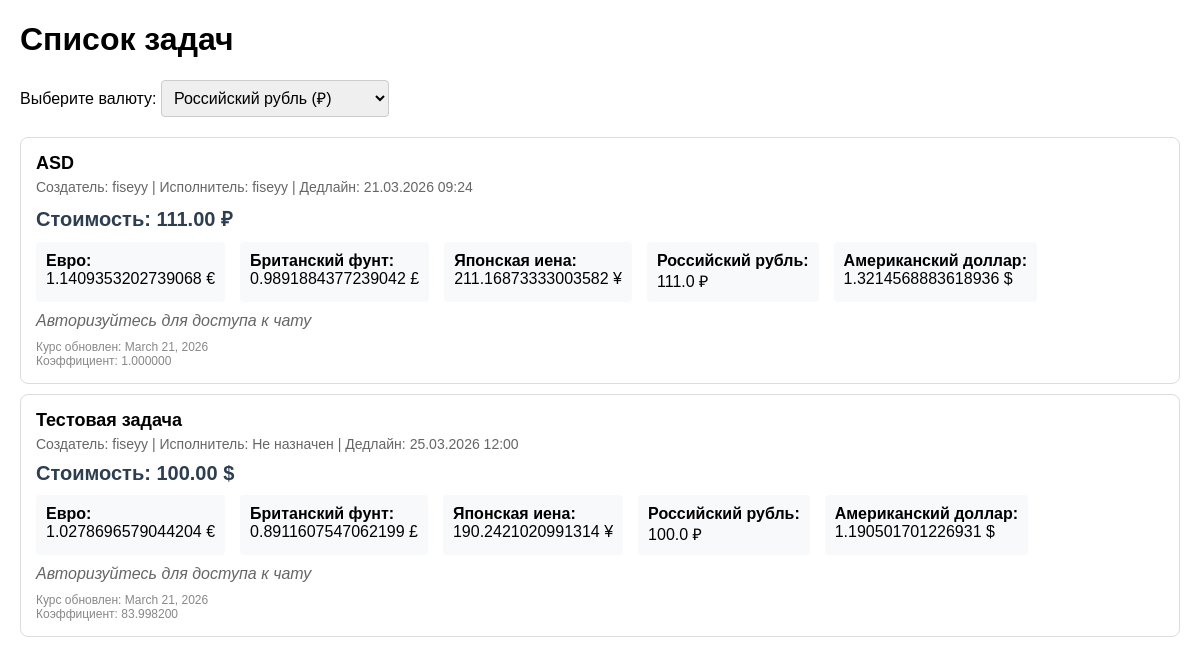
Page /tasks/ on the earlier database version.
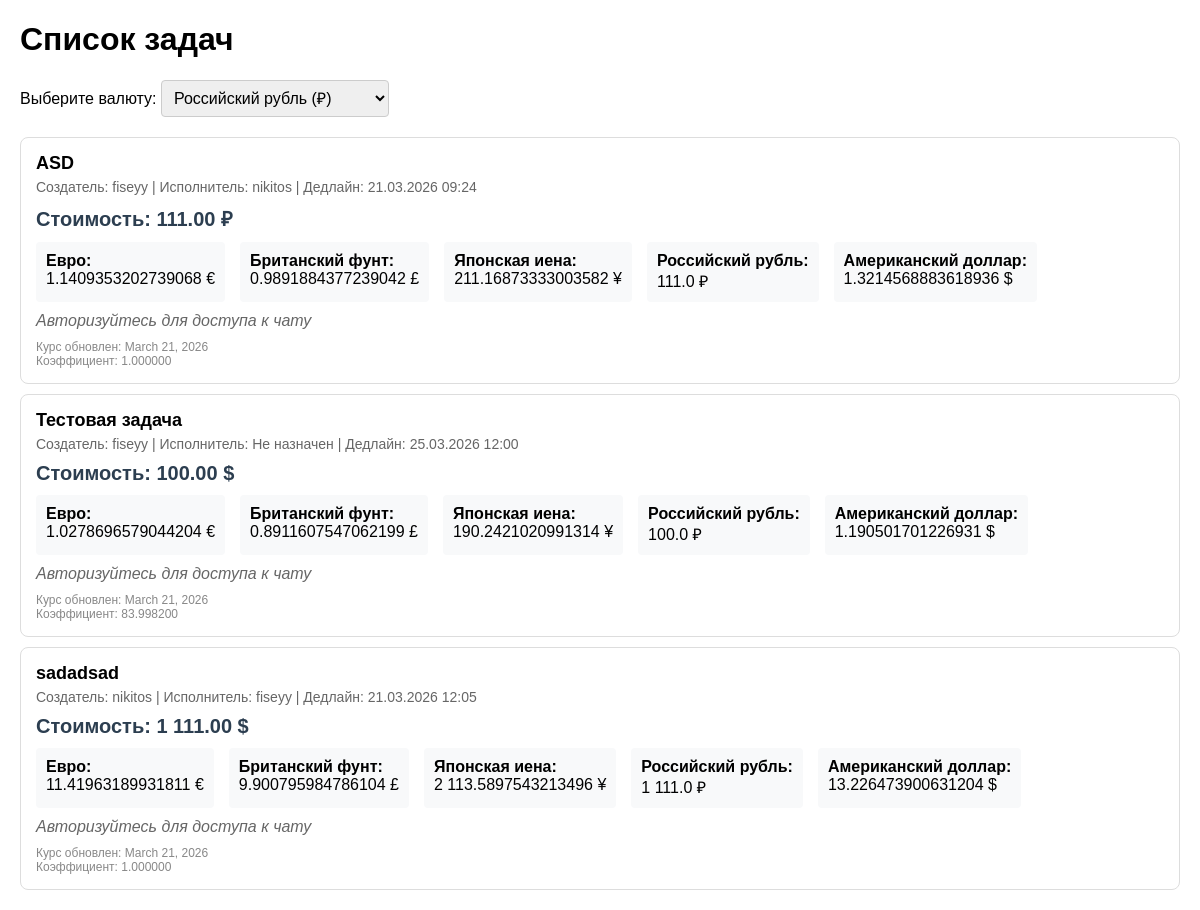
Same page on the later database version.
### myapp/models.py (models this page shows, shortened)
class FreelanceTask(models.Model):
    creator = models.ForeignKey(User, on_delete=models.CASCADE, related_name='created_tasks')
    executor = models.ForeignKey(User, on_delete=models.SET_NULL, null=True, blank=True, related_name='executed_tasks')
    title = models.CharField(max_length=200)
    description = models.TextField()
    deadline = models.DateTimeField()
    currency = models.ForeignKey(Currency, on_delete=models.PROTECT, default=1)  # Валюта задачи (USD, EUR, RUB)
    cost = models.DecimalField(max_digits=12, decimal_places=2)  # Стоимость в указанной валюте
    currency_rate_date = models.DateField(null=True, blank=True)  # Дата последнего обновления курса
    currency_rate = models.DecimalField(max_digits=10, decimal_places=6, default=1.0)  # Коэффициент пересчета (1 USD = 90 RUB)

class User(AbstractUser):
    ROLE_CHOICES = [
        ('student', 'Студент'),
        ('employer', 'Работодатель'),
    ]
    role = models.CharField(max_length=10, choices=ROLE_CHOICES)
    university = models.CharField(max_length=100, blank=True)
    class Meta:
        swappable = 'AUTH_USER_MODEL'

class Currency(models.Model):
    code = models.CharField(max_length=3, unique=True)  # Код валюты по ISO 4217 (USD, EUR, RUB)
    name = models.CharField(max_length=50)  # Полное название валюты (Доллар США, Евро, Российский рубль)
    symbol = models.CharField(max_length=5)  # Символ валюты ($, €, ₽)
    rate = models.DecimalField(max_digits=10, decimal_places=6, default=1.0)  # Текущий курс к базовой валюте
    rate_date = models.DateField(null=True, blank=True)  # Дата последнего обновления курса

### myapp/views.py (the view)
# urls.py: path('tasks/', views.task_list, name='task_list'),
def task_list(request):
    selected_currency = request.GET.get('currency', 'RUB')
    tasks = FreelanceTask.objects.select_related('creator', 'executor', 'currency').all()
    currencies = Currency.objects.all().order_by('code')
    context = {
        'tasks': tasks,
        'currencies': currencies,
        'selected_currency': selected_currency,
    }
    return render(request, 'examples/task_list.html', context)

### myapp/currency_service.py (called while the page is built)
    def format_currency(self, amount, currency_code):
        try:
            currency = Currency.objects.get(code=currency_code)
            return f"{amount:,} {currency.symbol}".replace(',', ' ')
        except Currency.DoesNotExist:
            return f"{amount:,} {currency_code}".replace(',', ' ')

### myapp/templatetags/currency_tags.py (called while the page is built)
@register.filter
def format_currency(amount, currency_code):
    service = CurrencyService()
    return service.format_currency(amount, currency_code)

@register.filter
def convert_to_currency(task, target_currency):
    service = CurrencyService()
    if hasattr(task, 'cost'):
        cost_rub = service.get_task_cost_in_base_currency(task)
    else:
        cost_rub = float(task)
    try:
        from myapp.models import Currency
        target_curr = Currency.objects.get(code=target_currency)
        converted_amount = cost_rub / float(target_curr.rate)
        return service.format_currency(converted_amount, target_currency)
    except Currency.DoesNotExist:
        return f"{cost_rub:,} {target_currency}".replace(',', ' ')

### myapp/templates/examples/task_list.html (shortened to what this page needs)
{% load currency_tags %}
<!DOCTYPE html>
<html lang="ru">
<head>
</head>
<body>
    <h1>Список задач</h1>
    <div class="currency-selector">
        <label for="currency-select">Выберите валюту:</label>
        <select id="currency-select" onchange="updateCurrency()">
            {% for currency in currencies %}
                <option value="{{ currency.code }}" {% if currency.code == selected_currency %}selected{% endif %}>
                    {{ currency.name }} ({{ currency.symbol }})
                </option>
            {% endfor %}
        </select>
    </div>
    <div id="tasks-container">
        {% for task in tasks %}
        <div class="task-card">
            <div class="task-title">{{ task.title }}</div>
            <div class="task-meta">
                Создатель: {{ task.creator.username }} |
                Исполнитель: {% if task.executor %}{{ task.executor.username }}{% else %}Не назначен{% endif %} |
                Дедлайн: {{ task.deadline|date:"d.m.Y H:i" }}
            </div>
            <div class="task-cost">
                Стоимость: {{ task.cost|format_currency:task.currency.code }}
            </div>
            <div class="cost-comparison">
                {% for currency in currencies %}
                <div class="cost-item">
                    <strong>{{ currency.name }}:</strong><br>
                    <span id="cost-{{ task.id }}-{{ currency.code }}">
                        {{ task.cost|convert_to_currency:currency.code }}
                    </span>
                </div>
                {% endfor %}
            </div>
            <div style="margin-top: 10px;">
                {% if user.is_authenticated %}
                    {% if user == task.creator or user == task.executor %}
                        {% if task.executor %}
                            <a href="{% url 'create_task_chat' task.id %}" style="background: #007bff; color: white; padding: 8px 16px; text-decoration: none; border-radius: 4px;">
                                Перейти в чат по задаче
                            </a>
                        {% else %}
                            <span style="color: #666; font-style: italic;">Чат доступен после назначения исполнителя</span>
                        {% endif %}
                    {% else %}
                        <span style="color: #666; font-style: italic;">Чат доступен только создателю и исполнителю</span>
                    {% endif %}
                {% else %}
                    <span style="color: #666; font-style: italic;">Авторизуйтесь для доступа к чату</span>
                {% endif %}
            </div>
            <div style="margin-top: 10px; font-size: 12px; color: #888;">
                Курс обновлен: {{ task.currency_rate_date|default:"-" }}<br>
                Коэффициент: {{ task.currency_rate }}
            </div>
        </div>
        {% endfor %}
    </div>
</body>
</html>

### myapp/templates/examples/task_list.html (style rules this page uses)
body { font-family: Arial, sans-serif; margin: 20px; }
.task-card { border: 1px solid #ddd; padding: 15px; margin: 10px 0; border-radius: 8px; }
.task-title { font-size: 18px; font-weight: bold; margin-bottom: 5px; }
.task-meta { color: #666; font-size: 14px; margin-bottom: 10px; }
.task-cost { font-size: 20px; font-weight: bold; color: #2c3e50; }
.currency-selector { margin: 20px 0; }
.currency-selector select { padding: 8px; font-size: 16px; border: 1px solid #ccc; border-radius: 4px; }
.cost-comparison { display: flex; gap: 15px; margin-top: 10px; }
.cost-item { background: #f8f9fa; padding: 10px; border-radius: 4px; }

Differences in the rows shown:
changed FreelanceTask "ASD": executor.username "fiseyy" → "nikitos"
added FreelanceTask: title "sadadsad", creator.username "nikitos", executor.username "fiseyy", deadline "21.03.2026 12:05", cost "1 111.00 $", cost|convert_to_currency "11.41963189931811 €", cost|convert_to_currency "9.900795984786104 £", cost|convert_to_currency "2 113.5897543213496 ¥", cost|convert_to_currency "1 111.0 ₽", cost|convert_to_currency "13.226473900631204 $", currency_rate_date "March 21, 2026", currency_rate "1.000000", Currency (name "Евро"), Currency (name "Британский фунт"), Currency (name "Японская иена"), Currency (name "Российский рубль"), Currency (name "Американский доллар")
